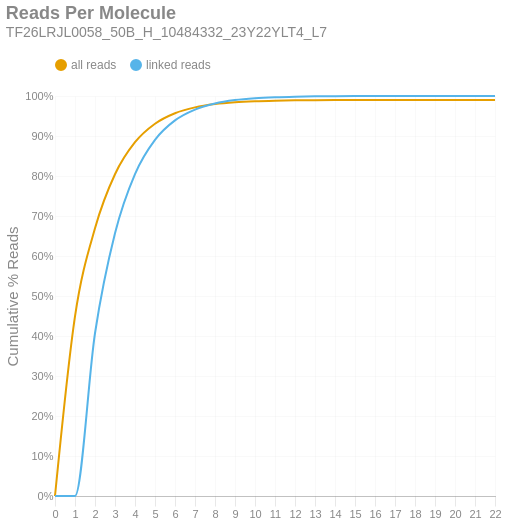

This figure's notebook cell:
### Markdown cell above
### Reads per Molecule
This chart shows the cumulative distribution of the number of reads per linked molecule. That is, how many alignments are associated with a unique molecule. This excludes the number of reads associated with invalid or absent linked-read barcodes. The `linked` histogram is the percentages recalculated when disregarding singletons.

### Code cell
if SKIPLR:
    print_html(f"Skipped")
else:
    counts = np.bincount(valids['reads'].cast(pl.Int64).to_numpy())
    weighted = counts * np.arange(len(counts))
    all_perc = weighted / n_reads
    linked_perc = weighted / n_linked_reads
    linked_perc[1] = 0
    binned_df = pl.DataFrame({
        'readsper': list(range(len(counts))),
        'all reads (cumsum)': np.cumsum(all_perc).tolist(),
        'linked reads (cumsum)': np.cumsum(linked_perc).tolist(),
    })

    with SafeRender(binned_df):
        (
            density_plot(binned_df, 'Reads Per Molecule', samplename, 'readspmol')
            .encode(
                x=alt.X('readsper:O', title=None).axis(labelAngle=0).scale(padding=0),
                y=alt.Y('value:Q', title='Cumulative % Reads').axis(format='%').stack(False),
                color=alt.Color("key:N").scale(domain=["all reads", "linked reads"]),
                tooltip=[
                    alt.Tooltip("key:N", title="Data Type"),
                    alt.Tooltip("readsper:O", title="Reads Per Molecule"),
                    alt.Tooltip("value:Q", format=".2%", title="% Reads (Cum.)")
                ]            
            )
        ).display()

### Figure 1 — Vega-Lite specification as saved in the notebook (floating-point values rounded to 4 significant figures)
{"width": "container", "height": 400, "config": {"title": {"anchor": "start", "dy": -15, "fontSize": 18, "color": "#888888", "subtitleColor": "#888888", "subtitleFontSize": 14}, "arc": {"fill": "#0072B2"}, "axis": {"domainColor": "#888888", "domainWidth": 0.5, "gridWidth": 0.2, "grid": false, "titleFontWeight": 400, "titleFontSize": 15, "labelFontSize": 11, "labelColor": "#888888", "tickColor": "#888888", "tickWidth": 0.2, "titleColor": "#888888"}, "axisBand": {"grid": false}, "axisX": {"grid": true, "tickSize": 10, "domainCap": "round"}, "axisY": {"domain": false, "grid": true, "tickSize": 0, "domainCap": "round"}, "background": "transparent", "header": {"labelFontSize": 15, "labelColor": "#888888", "titleFontSize": 15, "titleFontWeight": 600, "titleColor": "#888888"}, "legend": {"labelFont": "sans-serif", "labelFontSize": 12, "labelColor": "#888888", "symbolSize": 100, "symbolType": "circle", "titleFontSize": 12, "titlePadding": 10, "titleColor": "#888888", "title": null, "orient": "top"}, "range": {"category": ["#E69F00", "#56B4E9", "#009E73", "#F0E442", "#0072B2", "#D55E00", "#CC79A7", "#000000"], "diverging": ["#cfe8f3", "#a2d4ec", "#73bfe2", "#46abdb", "#1696d2", "#12719e"]}, "area": {"fill": "#0072B2", "fillOpacity": 0.7, "line": true, "strokeOpacity": 0.7}, "line": {"color": "#0072B2", "stroke": "#0072B2", "strokeWidth": 2}, "trail": {"color": "#0072B2", "stroke": "#0072B2", "strokeWidth": 0, "size": 1}, "point": {"filled": true, "fillOpacity": 1.0, "size": 95}, "text": {"color": "#888888", "fontSize": 11, "align": "right", "fontWeight": 400, "size": 11}, "bar": {"fill": "#0072B2", "stroke": null}, "view": {"stroke": null, "continuousWidth": 660, "continuousHeight": 400}}, "data": {"name": "data-14eb8ba3a0a27846717089e23e023b65"}, "mark": {"type": "line", "interpolate": "monotone", "point": {"opacity": 0, "size": 275}}, "encoding": {"color": {"field": "key", "scale": {"domain": ["all reads", "linked reads"]}, "type": "nominal"}, "tooltip": [{"field": "key", "title": "Data Type", "type": "nominal"}, {"field": "readsper", "title": "Reads Per Molecule", "type": "ordinal"}, {"field": "value", "format": ".2%", "title": "% Reads (Cum.)", "type": "quantitative"}], "x": {"axis": {"labelAngle": 0}, "field": "readsper", "scale": {"padding": 0}, "title": null, "type": "ordinal"}, "y": {"axis": {"format": "%"}, "field": "value", "stack": false, "title": "Cumulative % Reads", "type": "quantitative"}}, "params": [{"name": "param_c36ac31b6afebe62", "select": {"type": "point", "fields": ["key"]}, "bind": "legend"}], "title": {"text": "Reads Per Molecule", "subtitle": "TF26LRJL0058_50B_H_10484332_23Y22YLT4_L7"}, "transform": [{"fold": ["all reads (cumsum)", "linked reads (cumsum)"]}, {"calculate": "replace(datum.key, ' (cumsum)', '')", "as": "key"}, {"filter": {"param": "param_c36ac31b6afebe62"}}], "usermeta": {"embedOptions": {"downloadFileName": "TF26LRJL0058_50B_H_10484332_23Y22YLT4_L7.readspmol"}}, "$schema": "https://vega.github.io/schema/vega-lite/v6.4.1.json", "datasets": {"data-14eb8ba3a0a27846717089e23e023b65": [{"readsper": 0, "all reads (cumsum)": 0.0, "linked reads (cumsum)": 0.0}, {"readsper": 1, "all reads (cumsum)": 0.4493, "linked reads (cumsum)": 0.0}, {"readsper": 2, "all reads (cumsum)": 0.6692, "linked reads (cumsum)": 0.4068}, {"readsper": 3, "all reads (cumsum)": 0.8043, "linked reads (cumsum)": 0.6567}, {"readsper": 4, "all reads (cumsum)": 0.8844, "linked reads (cumsum)": 0.8049}, {"readsper": 5, "all reads (cumsum)": 0.9307, "linked reads (cumsum)": 0.8904}, {"readsper": 6, "all reads (cumsum)": 0.957, "linked reads (cumsum)": 0.9391}, {"readsper": 7, "all reads (cumsum)": 0.9716, "linked reads (cumsum)": 0.9661}, {"readsper": 8, "all reads (cumsum)": 0.9799, "linked reads (cumsum)": 0.9814}, {"readsper": 9, "all reads (cumsum)": 0.9844, "linked reads (cumsum)": 0.9899}, {"readsper": 10, "all reads (cumsum)": 0.9869, "linked reads (cumsum)": 0.9944}, {"readsper": 11, "all reads (cumsum)": 0.9883, "linked reads (cumsum)": 0.997}, {"readsper": 12, "all reads (cumsum)": 0.9891, "linked reads (cumsum)": 0.9984}, {"readsper": 13, "all reads (cumsum)": 0.9895, "linked reads (cumsum)": 0.9992}, {"readsper": 14, "all reads (cumsum)": 0.9897, "linked reads (cumsum)": 0.9996}, {"readsper": 15, "all reads (cumsum)": 0.9898, "linked reads (cumsum)": 0.9998}, {"readsper": 16, "all reads (cumsum)": 0.9899, "linked reads (cumsum)": 0.9999}, {"readsper": 17, "all reads (cumsum)": 0.9899, "linked reads (cumsum)": 0.9999}, {"readsper": 18, "all reads (cumsum)": 0.9899, "linked reads (cumsum)": 1.0}, {"readsper": 19, "all reads (cumsum)": 0.9899, "linked reads (cumsum)": 1.0}, {"readsper": 20, "all reads (cumsum)": 0.9899, "linked reads (cumsum)": 1.0}, {"readsper": 21, "all reads (cumsum)": 0.9899, "linked reads (cumsum)": 1.0}, {"readsper": 22, "all reads (cumsum)": 0.9899, "linked reads (cumsum)": 1.0}]}}
